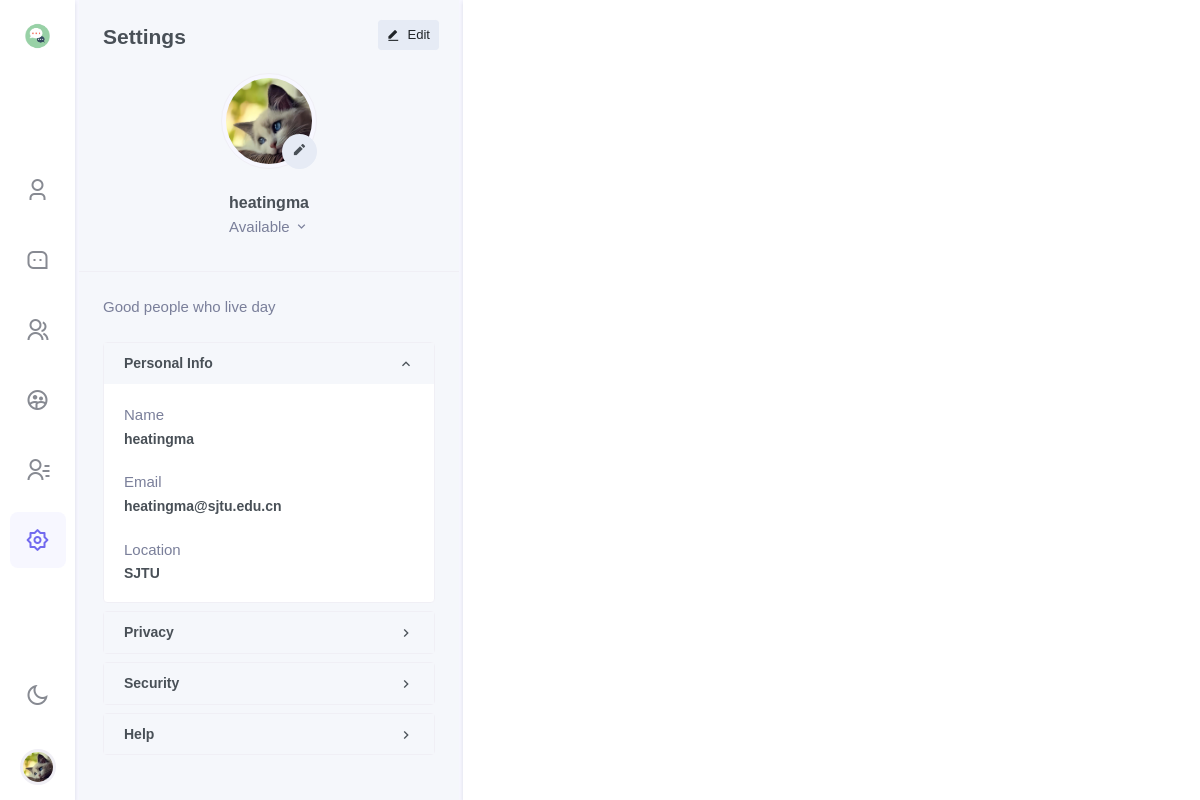
Screenshot of /chat/settings/ (signed in) with the database file from the repository.
### chat/models.py (models this page shows, shortened)
class Profile(models.Model):
    about_me = models.TextField(default='There is no Personal Signature here yet. You can add it through settings')
    image = models.ImageField(upload_to=profile_media_path, null=True, blank=True)
    user = models.OneToOneField(User, on_delete=models.CASCADE)
    location = models.CharField(max_length=50, default="Unkown")
    @property
    def image_url(self):
        if self.image == "":
            return "/media/static_default/{}.png".format(self.user_initial)
        else:
            return self.image.url

### users/models.py (models this page shows, shortened)
class User(AbstractUser):
    top_friends = models.ManyToManyField(settings.AUTH_USER_MODEL, blank=True, related_name='friends_set')
    friends = models.ManyToManyField(settings.AUTH_USER_MODEL, blank=True, related_name='top_friends_set')
    email = models.EmailField('email address', primary_key=True, unique=True)
    USERNAME_FIELD = 'email'
    REQUIRED_FIELDS = ["username"]

### chat/views/settings.py (the view, shortened to what this page needs)
# urls.py: path('settings/', settings, name='settings'),
@login_required
def settings(request: HttpRequest, dark=False):
    if request.GET:
        dark = request.GET['dark']
        dark = False if dark == 'False' else True
    username = request.user.username
    user = get_object_or_404(User, username=username)
    profile = get_object_or_404(Profile, user=user)
    wrong_message = ""
    return render(
        request=request,
        template_name='chat/settings.html',
        context={
            'profile': profile,
            'dark': dark,
            'light': not dark,
            'wrong_message': wrong_message,
            "new_friends": Friend_Request.objects.filter(to_user=user),
        }
    )

### templates/chat/settings.html (shortened to what this page needs)
{% extends 'chat/base.html' %}
{% block side_menu %}
    {% include "chat/side_menus/side_menu_settings.html" %}
{% endblock %}
{% block leftsidebar %}
    {% include "chat/leftsidebar/leftsidebar_settings.html" %}
{% endblock %}
{% block chat_conversation %}
    {% include "chat/body/body_settings.html" %}
{% endblock %}

### templates/chat/side_menus/side_menu_settings.html (shortened to what this page needs)
{% load static %}
<div class="side-menu flex-lg-column mr-lg-1">
<div class="sidebar_logo">
    <a href="" class="logo logo-dark">
        <span class="logo-sm">
            <img src="{% static "images/chat/chat.png" %}" alt="" height="30">
        </span>
    </a>
</div>
<div class="flex-lg-column my-auto">
    <ul class="nav nav-pills side-menu-nav justify-content-center" role="tablist">
        <li class="nav-item" data-toggle="tooltip" data-trigger="hover" data-placement="top" title="Profile">
            <a href="{% url 'chat:my' %}?{{'dark'}}={{dark}}" class="nav-link" id="pills-user-tab" role="tab">
            <i class="ri-user-3-line"></i>
        </a></li>
        <li class="nav-item" data-toggle="tooltip" data-trigger="hover" data-placement="top" title="Chats">
            <a href="{% url 'chat:chat'%}?{{'dark'}}={{dark}}" class="nav-link" id="pills-chat-tab" role="tab">
            <i class="ri-message-3-line"></i>
        </a></li>
        <li class="nav-item" data-toggle="tooltip" data-trigger="hover" data-placement="top" title="Groups">
            <a href="{% url 'chat:groups'%}?{{'dark'}}={{dark}}" class="nav-link" id="pills-groups-tab" role="tab">
            <i class="ri-group-line"></i>
        </a></li>
        <li class="nav-item" data-toggle="tooltip" data-trigger="hover" data-placement="top" title="Chatroom">
            <a href="{% url 'chat:chatroom'%}?{{'dark'}}={{dark}}" class="nav-link" id="pills-chatroom-tab" role="tab">
            <i class="ri-group-2-line"></i>
        </a></li>
        <li class="nav-item" data-toggle="tooltip" data-trigger="hover" data-placement="top" title="Contacts">
            <a href="{% url 'chat:contracts'%}?{{'dark'}}={{dark}}" class="nav-link" id="pills-contacts-tab" role="tab">
            <i class="ri-contacts-line"></i>
        </a></li>
        <li class="nav-item" data-toggle="tooltip" data-trigger="hover" data-placement="top" title="Settings">
            <a href="{% url 'chat:settings'%}?{{'dark'}}={{dark}}" class="nav-link active" id="pills-setting-tab"  role="tab">
            <i class="ri-settings-2-line"></i>
        </a></li>
    </ul>
</div>
<div class="flex-lg-column d-none d-lg-block">
    <ul class="nav side-menu-nav justify-content-center">
        <li class="nav-item">
            <a class="nav-link" id="light-dark" href="{% url 'chat:settings'%}?{{'dark'}}={{light}}" data-toggle="tooltip" data-trigger="hover" data-placement="right" title="Dark / Light Mode">
                <i class="ri-sun-line theme-mode-icon"></i>
            </a>
        </li>
        <li class="nav-item btn-group dropup profile-user-dropdown">
            <a class="nav-link dropdown-toggle normal_container" href="#" role="button" data-toggle="dropdown" aria-haspopup="true" aria-expanded="false">
                <img src="{{ profile.image_url }}"  alt="" class="profile-user rounded-circle">
            </a>
        </li>
    </ul>
</div>
</div>

### templates/chat/leftsidebar/leftsidebar_settings.html (shortened to what this page needs)
<div>
    <div class="float-right" style="margin:10px; margin-top:20px; margin-right:20px;" data-toggle="modal" data-target="#edit-exampleModal">
        <button type="button" class="btn btn-light btn-sm"><i class="ri-edit-fill mr-1 align-middle"></i> Edit</button>
    </div>
    <div class="px-4 pt-4">
        <h4 class="mb-0">Settings</h4>
    </div>
    <div class="text-center border-bottom p-4">
        <div class="mb-4 profile-user">
            <img src="{{ profile.image_url }}" class="rounded-circle avatar-lg img-thumbnail" alt="">
            <button type="button" class="btn bg-light avatar-xs p-0 rounded-circle profile-photo-edit" data-toggle="modal" data-target="#edit-exampleModal">
                <i class="ri-pencil-fill"></i>
            </button>
        </div>
        <h5 class="font-size-16 mb-1 text-truncate">{{ profile.user.username }}</h5>
        <div class="dropdown d-inline-block mb-1">
            <a class="text-muted dropdown-toggle pb-1 d-block" href="#" role="button" data-toggle="dropdown" aria-haspopup="true" aria-expanded="false">
                Available <i class="mdi mdi-chevron-down"></i>
            </a>
        </div>
    </div>
    <div class="p-4 user-profile-desc" data-simplebar="">
        <div class="text-muted">
            <p class="mb-4">{{ profile.about_me }}</p>
        </div>
        <div id="profile-setting-accordion" class="custom-accordion">
            <div class="card shadow-none border mb-2">
                <a href="#profile-setting-personalinfocollapse" class="text-dark" data-toggle="collapse" aria-expanded="true" aria-controls="profile-setting-personalinfocollapse">
                    <div class="card-header" id="profile-setting-personalinfoheading">
                        <h5 class="font-size-14 m-0">
                            Personal Info
                            <i class="mdi mdi-chevron-up float-right accor-plus-icon"></i>
                        </h5>
                    </div>
                </a>
                <div id="profile-setting-personalinfocollapse" class="collapse show" aria-labelledby="profile-setting-personalinfoheading" data-parent="#profile-setting-accordion">
                    <div class="card-body">
                        <div><p class="text-muted mb-1">Name</p><h5 class="font-size-14">{{ profile.user.username }}</h5></div>
                        <div class="mt-4"><p class="text-muted mb-1">Email</p><h5 class="font-size-14">{{ profile.user.email }}</h5></div>
                        <div class="mt-4"><p class="text-muted mb-1">Location</p><h5 class="font-size-14 mb-0">{{ profile.location }}</h5></div>
                    </div>
                </div>
            </div>
            <div class="card shadow-none border mb-2">
                <a href="#profile-setting-privacycollapse" class="text-dark collapsed" data-toggle="collapse" aria-expanded="false" aria-controls="profile-setting-privacycollapse">
                    <div class="card-header" id="profile-setting-privacyheading">
                        <h5 class="font-size-14 m-0">
                            Privacy
                            <i class="mdi mdi-chevron-up float-right accor-plus-icon"></i>
                        </h5>
                    </div>
                </a>
            </div>
            <div class="card shadow-none border mb-2">
                <a href="#profile-setting-securitynoticollapse" class="text-dark collapsed" data-toggle="collapse" aria-expanded="false" aria-controls="profile-setting-securitynoticollapse">
                    <div class="card-header" id="profile-setting-securitynotiheading">
                        <h5 class="font-size-14 m-0">
                            Security
                            <i class="mdi mdi-chevron-up float-right accor-plus-icon"></i>
                        </h5>
                    </div>
                </a>
            </div>
            <div class="card shadow-none border mb-2">
                <a href="#profile-setting-helpcollapse" class="text-dark collapsed" data-toggle="collapse" aria-expanded="false" aria-controls="profile-setting-helpcollapse">
                    <div class="card-header" id="profile-setting-helpheading">
                        <h5 class="font-size-14 m-0">
                            Help
                            <i class="mdi mdi-chevron-up float-right accor-plus-icon"></i>
                        </h5>
                    </div>
                </a>
            </div>
        </div>
    </div>
</div>

### rows the page displays
Profile: image_url (picture), user.username "heatingma", about_me "Good people who live day", user.email "heatingma@sjtu.edu.cn", location "SJTU"
